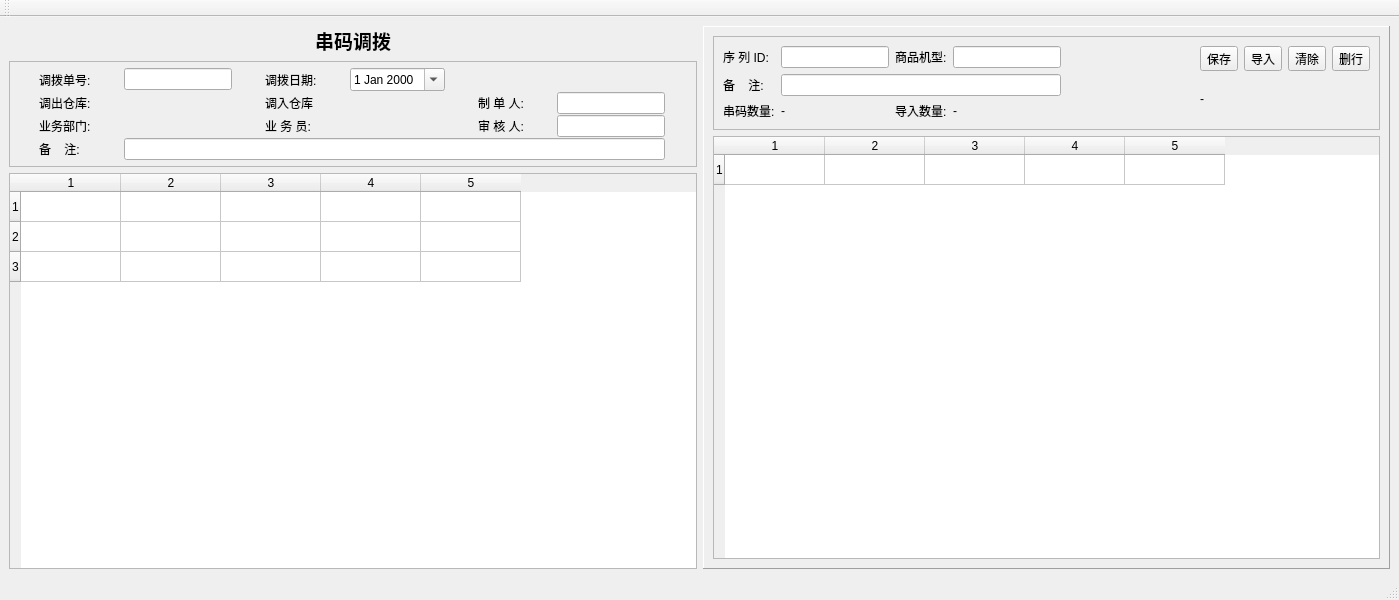
<?xml version="1.0" encoding="UTF-8"?>
<ui version="4.0">
 <class>TransImeiWin</class>
 <widget class="QMainWindow" name="TransImeiWin">
  <property name="geometry">
   <rect>
    <x>0</x>
    <y>0</y>
    <width>1399</width>
    <height>600</height>
   </rect>
  </property>
  <property name="windowTitle">
   <string>MainWindow</string>
  </property>
  <widget class="QWidget" name="centralwidget">
   <layout class="QHBoxLayout" name="horizontalLayout_2">
    <item>
     <layout class="QGridLayout" name="gridLayout">
      <item row="1" column="0" rowspan="2">
       <widget class="QFrame" name="frame_2">
        <property name="frameShape">
         <enum>QFrame::StyledPanel</enum>
        </property>
        <property name="frameShadow">
         <enum>QFrame::Plain</enum>
        </property>
        <layout class="QVBoxLayout" name="verticalLayout">
         <property name="spacing">
          <number>1</number>
         </property>
         <property name="margin">
          <number>0</number>
         </property>
         <item>
          <layout class="QGridLayout" name="headGridLayout">
           <property name="horizontalSpacing">
            <number>10</number>
           </property>
           <property name="margin">
            <number>6</number>
           </property>
           <item row="0" column="3">
            <widget class="QDateEdit" name="dateEdit">
             <property name="sizePolicy">
              <sizepolicy hsizetype="Fixed" vsizetype="Fixed">
               <horstretch>0</horstretch>
               <verstretch>0</verstretch>
              </sizepolicy>
             </property>
             <property name="calendarPopup">
              <bool>true</bool>
             </property>
            </widget>
           </item>
           <item row="0" column="1">
            <widget class="QLineEdit" name="noEdit">
             <property name="sizePolicy">
              <sizepolicy hsizetype="Fixed" vsizetype="Fixed">
               <horstretch>0</horstretch>
               <verstretch>0</verstretch>
              </sizepolicy>
             </property>
             <property name="dragEnabled">
              <bool>true</bool>
             </property>
             <property name="readOnly">
              <bool>true</bool>
             </property>
            </widget>
           </item>
           <item row="0" column="2">
            <widget class="QLabel" name="label_2">
             <property name="sizePolicy">
              <sizepolicy hsizetype="Fixed" vsizetype="Preferred">
               <horstretch>0</horstretch>
               <verstretch>0</verstretch>
              </sizepolicy>
             </property>
             <property name="text">
              <string>调拨日期:</string>
             </property>
            </widget>
           </item>
           <item row="0" column="0">
            <widget class="QLabel" name="idLabel">
             <property name="sizePolicy">
              <sizepolicy hsizetype="Fixed" vsizetype="Preferred">
               <horstretch>0</horstretch>
               <verstretch>0</verstretch>
              </sizepolicy>
             </property>
             <property name="text">
              <string>调拨单号:</string>
             </property>
            </widget>
           </item>
           <item row="5" column="0">
            <widget class="QLabel" name="label_9">
             <property name="text">
              <string>备    注:</string>
             </property>
            </widget>
           </item>
           <item row="1" column="0">
            <widget class="QLabel" name="label_7">
             <property name="text">
              <string>调出仓库:</string>
             </property>
            </widget>
           </item>
           <item row="1" column="1">
            <widget class="QkSearchEditBox" name="whSearchEditbox"/>
           </item>
           <item row="2" column="0">
            <widget class="QLabel" name="label_6">
             <property name="sizePolicy">
              <sizepolicy hsizetype="Fixed" vsizetype="Preferred">
               <horstretch>0</horstretch>
               <verstretch>0</verstretch>
              </sizepolicy>
             </property>
             <property name="text">
              <string>业务部门:</string>
             </property>
            </widget>
           </item>
           <item row="2" column="1">
            <widget class="QkSearchEditBox" name="depSearchEditbox">
             <property name="sizePolicy">
              <sizepolicy hsizetype="Minimum" vsizetype="Fixed">
               <horstretch>0</horstretch>
               <verstretch>0</verstretch>
              </sizepolicy>
             </property>
            </widget>
           </item>
           <item row="5" column="1" colspan="5">
            <widget class="QLineEdit" name="memoEdit"/>
           </item>
           <item row="1" column="2">
            <widget class="QLabel" name="label_3">
             <property name="text">
              <string>调入仓库</string>
             </property>
            </widget>
           </item>
           <item row="1" column="3">
            <widget class="QkSearchEditBox" name="inWhQsk"/>
           </item>
           <item row="2" column="2">
            <widget class="QLabel" name="label_12">
             <property name="sizePolicy">
              <sizepolicy hsizetype="Fixed" vsizetype="Preferred">
               <horstretch>0</horstretch>
               <verstretch>0</verstretch>
              </sizepolicy>
             </property>
             <property name="text">
              <string>业 务 员:</string>
             </property>
            </widget>
           </item>
           <item row="2" column="3">
            <widget class="QkSearchEditBox" name="userSearchEditbox">
             <property name="sizePolicy">
              <sizepolicy hsizetype="Fixed" vsizetype="Fixed">
               <horstretch>0</horstretch>
               <verstretch>0</verstretch>
              </sizepolicy>
             </property>
            </widget>
           </item>
           <item row="1" column="4">
            <widget class="QLabel" name="label_8">
             <property name="sizePolicy">
              <sizepolicy hsizetype="Fixed" vsizetype="Fixed">
               <horstretch>0</horstretch>
               <verstretch>0</verstretch>
              </sizepolicy>
             </property>
             <property name="text">
              <string>制 单 人:</string>
             </property>
            </widget>
           </item>
           <item row="1" column="5">
            <widget class="QLineEdit" name="makerEdit">
             <property name="sizePolicy">
              <sizepolicy hsizetype="Fixed" vsizetype="Fixed">
               <horstretch>0</horstretch>
               <verstretch>0</verstretch>
              </sizepolicy>
             </property>
             <property name="readOnly">
              <bool>true</bool>
             </property>
            </widget>
           </item>
           <item row="2" column="4">
            <widget class="QLabel" name="label_10">
             <property name="sizePolicy">
              <sizepolicy hsizetype="Fixed" vsizetype="Fixed">
               <horstretch>0</horstretch>
               <verstretch>0</verstretch>
              </sizepolicy>
             </property>
             <property name="text">
              <string>审 核 人:</string>
             </property>
            </widget>
           </item>
           <item row="2" column="5">
            <widget class="QLineEdit" name="auditEdit">
             <property name="sizePolicy">
              <sizepolicy hsizetype="Fixed" vsizetype="Fixed">
               <horstretch>0</horstretch>
               <verstretch>0</verstretch>
              </sizepolicy>
             </property>
             <property name="readOnly">
              <bool>true</bool>
             </property>
            </widget>
           </item>
           <item row="0" column="4">
            <widget class="QLabel" name="rdLabel">
             <property name="text">
              <string/>
             </property>
            </widget>
           </item>
          </layout>
         </item>
        </layout>
       </widget>
      </item>
      <item row="0" column="0">
       <widget class="QLabel" name="label_16">
        <property name="font">
         <font>
          <family>微软雅黑</family>
          <pointsize>14</pointsize>
          <weight>75</weight>
          <bold>true</bold>
         </font>
        </property>
        <property name="text">
         <string>串码调拨</string>
        </property>
        <property name="alignment">
         <set>Qt::AlignCenter</set>
        </property>
       </widget>
      </item>
      <item row="4" column="0">
       <widget class="QTableWidget" name="tableWidget">
        <property name="cornerButtonEnabled">
         <bool>true</bool>
        </property>
        <property name="rowCount">
         <number>3</number>
        </property>
        <property name="columnCount">
         <number>5</number>
        </property>
        <attribute name="horizontalHeaderCascadingSectionResizes">
         <bool>false</bool>
        </attribute>
        <attribute name="horizontalHeaderHighlightSections">
         <bool>true</bool>
        </attribute>
        <attribute name="horizontalHeaderShowSortIndicator" stdset="0">
         <bool>false</bool>
        </attribute>
        <attribute name="horizontalHeaderStretchLastSection">
         <bool>false</bool>
        </attribute>
        <attribute name="verticalHeaderCascadingSectionResizes">
         <bool>false</bool>
        </attribute>
        <attribute name="verticalHeaderHighlightSections">
         <bool>true</bool>
        </attribute>
        <attribute name="verticalHeaderStretchLastSection">
         <bool>false</bool>
        </attribute>
        <row/>
        <row/>
        <row/>
        <column/>
        <column/>
        <column/>
        <column/>
        <column/>
       </widget>
      </item>
     </layout>
    </item>
    <item>
     <widget class="QFrame" name="frame">
      <property name="frameShape">
       <enum>QFrame::Panel</enum>
      </property>
      <property name="frameShadow">
       <enum>QFrame::Raised</enum>
      </property>
      <layout class="QVBoxLayout" name="verticalLayout_2">
       <item>
        <widget class="QFrame" name="frame_3">
         <property name="frameShape">
          <enum>QFrame::StyledPanel</enum>
         </property>
         <property name="frameShadow">
          <enum>QFrame::Plain</enum>
         </property>
         <layout class="QHBoxLayout" name="horizontalLayout">
          <property name="leftMargin">
           <number>9</number>
          </property>
          <property name="topMargin">
           <number>9</number>
          </property>
          <item>
           <layout class="QGridLayout" name="gridLayout_2">
            <item row="1" column="1" colspan="3">
             <widget class="QLineEdit" name="mEdit"/>
            </item>
            <item row="0" column="2">
             <widget class="QLabel" name="label_4">
              <property name="sizePolicy">
               <sizepolicy hsizetype="Fixed" vsizetype="Preferred">
                <horstretch>0</horstretch>
                <verstretch>0</verstretch>
               </sizepolicy>
              </property>
              <property name="text">
               <string>商品机型:</string>
              </property>
             </widget>
            </item>
            <item row="2" column="1">
             <widget class="QLabel" name="label_14">
              <property name="text">
               <string>-</string>
              </property>
             </widget>
            </item>
            <item row="1" column="0">
             <widget class="QLabel" name="label_11">
              <property name="text">
               <string>备    注:</string>
              </property>
             </widget>
            </item>
            <item row="2" column="3">
             <widget class="QLabel" name="label_13">
              <property name="text">
               <string>-</string>
              </property>
             </widget>
            </item>
            <item row="2" column="0">
             <widget class="QLabel" name="label_17">
              <property name="text">
               <string>串码数量:</string>
              </property>
             </widget>
            </item>
            <item row="2" column="2">
             <widget class="QLabel" name="label_18">
              <property name="text">
               <string>导入数量:</string>
              </property>
             </widget>
            </item>
            <item row="0" column="1">
             <widget class="QLineEdit" name="idxEdit">
              <property name="sizePolicy">
               <sizepolicy hsizetype="Fixed" vsizetype="Fixed">
                <horstretch>0</horstretch>
                <verstretch>0</verstretch>
               </sizepolicy>
              </property>
              <property name="readOnly">
               <bool>true</bool>
              </property>
             </widget>
            </item>
            <item row="0" column="3">
             <widget class="QLineEdit" name="nameEdit">
              <property name="sizePolicy">
               <sizepolicy hsizetype="Fixed" vsizetype="Fixed">
                <horstretch>0</horstretch>
                <verstretch>0</verstretch>
               </sizepolicy>
              </property>
              <property name="readOnly">
               <bool>true</bool>
              </property>
             </widget>
            </item>
            <item row="0" column="4">
             <spacer name="horizontalSpacer">
              <property name="orientation">
               <enum>Qt::Horizontal</enum>
              </property>
              <property name="sizeHint" stdset="0">
               <size>
                <width>40</width>
                <height>20</height>
               </size>
              </property>
             </spacer>
            </item>
            <item row="0" column="0">
             <widget class="QLabel" name="label_5">
              <property name="sizePolicy">
               <sizepolicy hsizetype="Fixed" vsizetype="Preferred">
                <horstretch>0</horstretch>
                <verstretch>0</verstretch>
               </sizepolicy>
              </property>
              <property name="text">
               <string>序 列 ID:</string>
              </property>
             </widget>
            </item>
           </layout>
          </item>
          <item>
           <layout class="QGridLayout" name="gridLayout_3">
            <item row="0" column="2">
             <widget class="QToolButton" name="importButton">
              <property name="text">
               <string>导入</string>
              </property>
              <property name="iconSize">
               <size>
                <width>24</width>
                <height>24</height>
               </size>
              </property>
              <property name="toolButtonStyle">
               <enum>Qt::ToolButtonTextUnderIcon</enum>
              </property>
             </widget>
            </item>
            <item row="0" column="4">
             <widget class="QToolButton" name="delButton">
              <property name="text">
               <string>删行</string>
              </property>
              <property name="iconSize">
               <size>
                <width>24</width>
                <height>24</height>
               </size>
              </property>
              <property name="toolButtonStyle">
               <enum>Qt::ToolButtonTextUnderIcon</enum>
              </property>
             </widget>
            </item>
            <item row="0" column="1">
             <widget class="QToolButton" name="saveButton">
              <property name="text">
               <string>保存</string>
              </property>
              <property name="iconSize">
               <size>
                <width>24</width>
                <height>24</height>
               </size>
              </property>
              <property name="toolButtonStyle">
               <enum>Qt::ToolButtonTextUnderIcon</enum>
              </property>
             </widget>
            </item>
            <item row="0" column="3">
             <widget class="QToolButton" name="clearButton">
              <property name="text">
               <string>清除</string>
              </property>
              <property name="iconSize">
               <size>
                <width>24</width>
                <height>24</height>
               </size>
              </property>
              <property name="toolButtonStyle">
               <enum>Qt::ToolButtonTextUnderIcon</enum>
              </property>
             </widget>
            </item>
            <item row="1" column="1">
             <widget class="QLabel" name="label_15">
              <property name="text">
               <string>-</string>
              </property>
             </widget>
            </item>
           </layout>
          </item>
         </layout>
        </widget>
       </item>
       <item>
        <widget class="QTableWidget" name="tableWidget2">
         <property name="sizePolicy">
          <sizepolicy hsizetype="Expanding" vsizetype="Expanding">
           <horstretch>0</horstretch>
           <verstretch>0</verstretch>
          </sizepolicy>
         </property>
         <property name="rowCount">
          <number>1</number>
         </property>
         <property name="columnCount">
          <number>5</number>
         </property>
         <row/>
         <column/>
         <column/>
         <column/>
         <column/>
         <column/>
        </widget>
       </item>
      </layout>
     </widget>
    </item>
   </layout>
  </widget>
  <widget class="QStatusBar" name="statusbar"/>
  <widget class="QToolBar" name="toolBar">
   <property name="windowTitle">
    <string>toolBar</string>
   </property>
   <attribute name="toolBarArea">
    <enum>TopToolBarArea</enum>
   </attribute>
   <attribute name="toolBarBreak">
    <bool>false</bool>
   </attribute>
  </widget>
 </widget>
 <customwidgets>
  <customwidget>
   <class>QkSearchEditBox</class>
   <extends>QWidget</extends>
   <header>qksearcheditbox.h</header>
  </customwidget>
 </customwidgets>
 <resources/>
 <connections/>
</ui>
